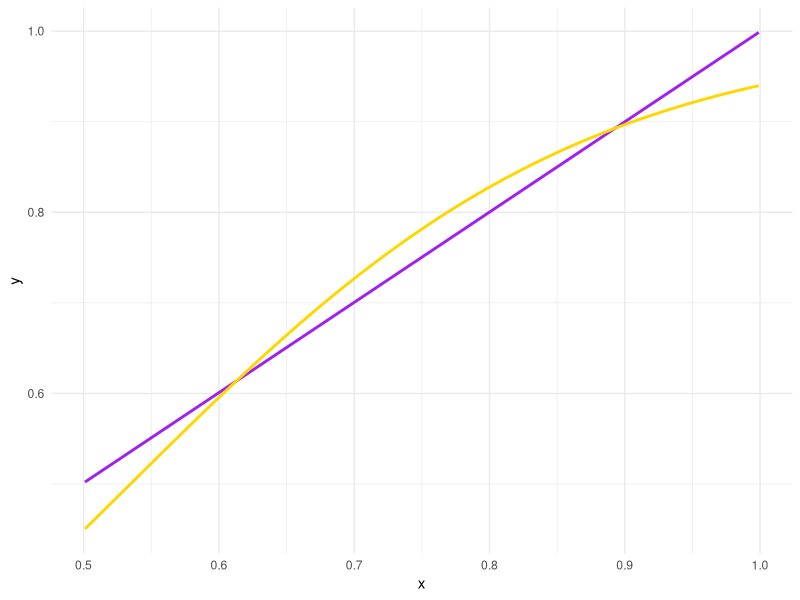
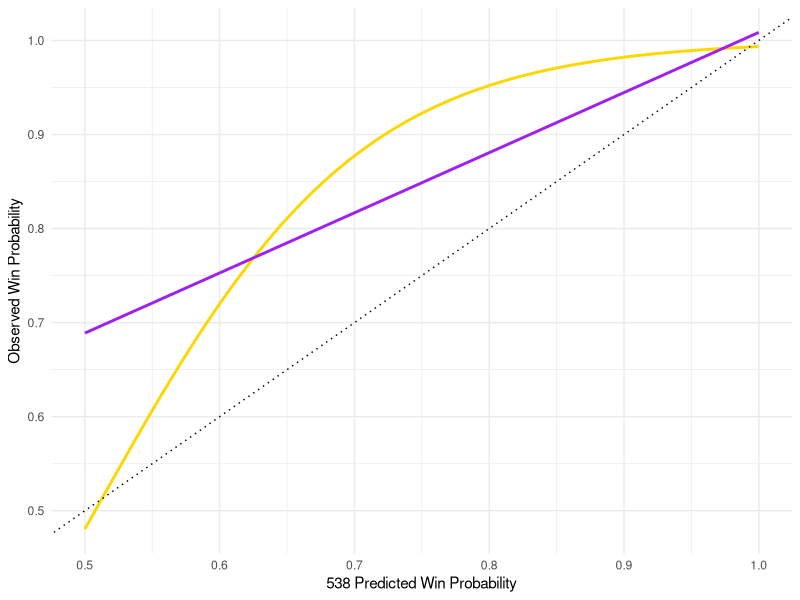
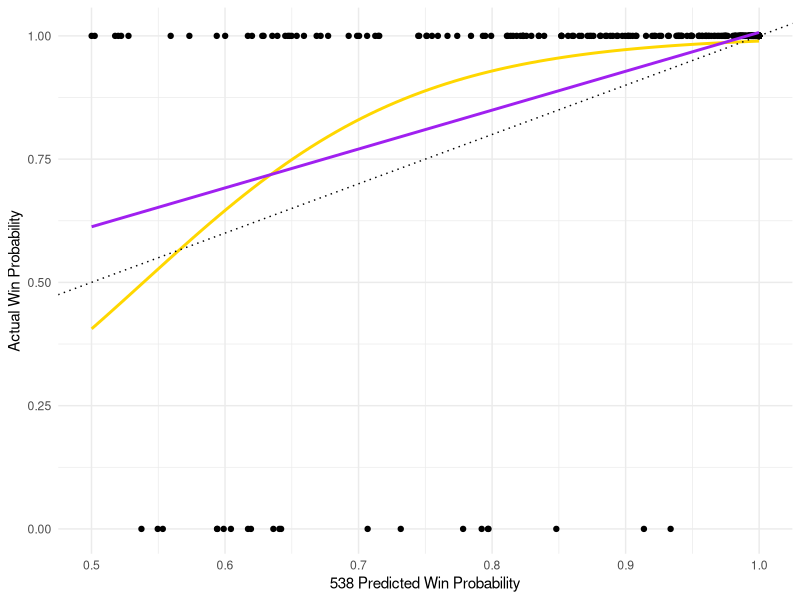

Source code (R) for these figures, in order:
## ---- chunk 1
library(tidyverse)
library(knitr)
prettify <- function(x) {
  sapply(unlist(strsplit(x, "_")), function(y) {
    substr(y, 1, 1) <- toupper(substr(y, 1, 1))
    y
  }) %>% 
    paste(collapse = " ")
}

dat <- read_csv("fivethirtyeight_final.csv") %>% 
  filter(win_probability < 1L)

results <- with(
  dat[!is.na(dat$won), ],
  list(
    mean_win_prob = mean(win_probability),
    correct_rate = mean(won)
  )
) %>% 
  lapply(function(x) paste0(round(x, 3) * 100, "%"))

outstanding_races <- dat %>% 
  filter(is.na(won)) %>% 
  select(state, race_type, candidate, party, incumbent, win_probability)

wrong_predictions <- dat %>% 
  filter(!won & !is.na(won)) %>% 
  arrange(desc(win_probability)) %>% 
  select(state, race_type, candidate, party, incumbent, win_probability)

figure1 <- ggplot(dat, aes(x = win_probability, y = as.numeric(won))) +
  geom_smooth(
    method = "glm", 
    method.args = list(family = binomial), 
    se = FALSE,
    color = "gold"
  ) +
  geom_smooth(
    method = "lm",
    se = FALSE,
    color = "purple"
  ) +
  geom_abline(slope = 1, intercept = 0, linetype = "dotted") +
  labs(x = "538 Predicted Win Probability", y = "Observed Win Probability") +
  theme_minimal()

figure2 <- dat %>% 
  mutate(won = ifelse(is.na(won), FALSE, won)) %>% 
  ggplot(aes(x = win_probability, y = as.numeric(won))) +
  geom_point() +
  geom_smooth(
    method = "glm", 
    method.args = list(family = binomial),
    se = FALSE,
    color = "gold"
  ) +
  geom_smooth(
    method = "lm",
    se = FALSE,
    color = "purple"
  ) +
  geom_abline(slope = 1, intercept = 0, linetype = "dotted") +
  labs(x = "538 Predicted Win Probability", y = "Actual Win Probability") +
  theme_minimal()

results_thresholds <- dat %>% 
  filter(win_probability <= .75 & !is.na(won)) %>% 
  summarise(threshold = .75,
            count = n(),
            mean_win_probability = mean(win_probability),
            correct_rate = mean(won)) %>% 
  bind_rows({
    dat %>% 
      filter(win_probability <= .65 & !is.na(won)) %>% 
      summarise(threshold = .65,
                count = n(),
                mean_win_probability = mean(win_probability),
                correct_rate = mean(won))
  }) %>% 
  bind_rows({
    dat %>% 
      filter(win_probability <= .55 & !is.na(won)) %>% 
      summarise(threshold = .55,
                count = n(),
                mean_win_probability = mean(win_probability),
                correct_rate = mean(won))
  })
## ---- chunk 2
set.seed(1839)
n_races <- 100000
x <- runif(n_races, .501, .999)
y <- rbinom(n_races, 1, x)
sim_dat <- data.frame(x, y)
head(sim_dat)
## ---- chunk 3
ggplot(sim_dat, aes(x = x, y = y)) +
  geom_smooth(method = "lm", se = FALSE, color = "purple") +
  geom_smooth(method.args = list(family = binomial()), 
              se = FALSE, color = "gold", method = "glm") +
  theme_minimal()
## ---- chunk 4
figure1
## ---- chunk 5
kable(
  outstanding_races %>% 
    mutate_if(is.character, function(x) lapply(x, prettify)),
  col.names = sapply(names(outstanding_races), prettify),
  digits = 3,
  format = "html"
)
## ---- chunk 6
figure2
## ---- chunk 7
kable(
  results_thresholds %>% 
    mutate_if(is.character, function(x) lapply(x, prettify)),
  col.names = sapply(names(results_thresholds), prettify),
  digits = 3,
  format = "html"
)
## ---- chunk 8
kable(
  wrong_predictions %>% 
    mutate_if(is.character, function(x) lapply(x, prettify)),
  col.names = sapply(names(wrong_predictions), prettify),
  digits = 3,
  format = "html"
)
